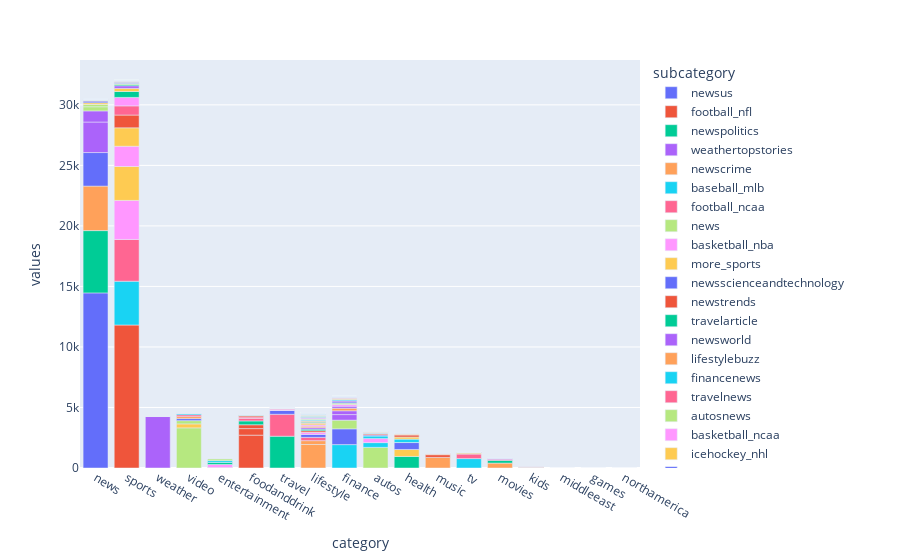

The cell this chart's notebook holds for it:
### Code cell
c=news[['category','subcategory']].value_counts()
index=[]
for i in c.index:
    index.append(np.array(i))
index=np.array(index)
df=pd.DataFrame(columns=['category','subcategory','values'])
df['category']=index[:,0]
df['subcategory']=index[:,1]
df['values']=c.values
px.bar(data_frame=df,x='category',y='values',color='subcategory')
